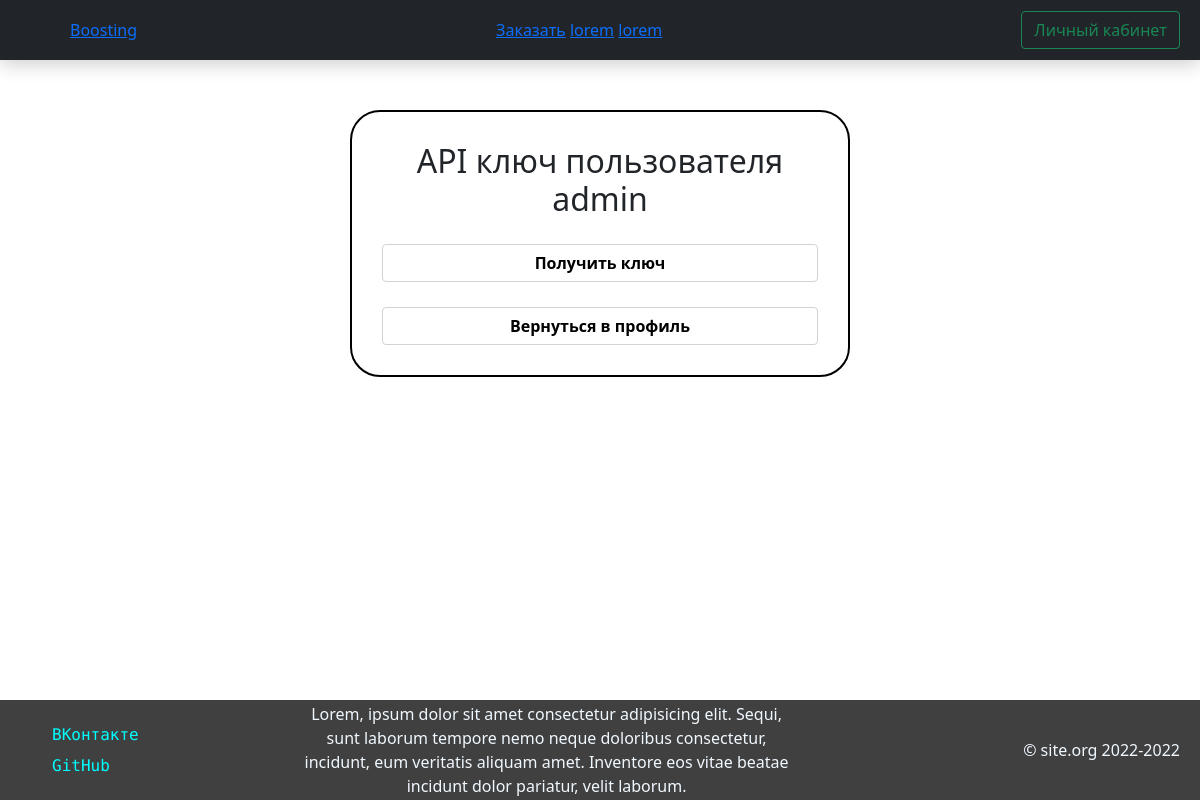
/apikey (signed in), run on an earlier commit of the app's database.
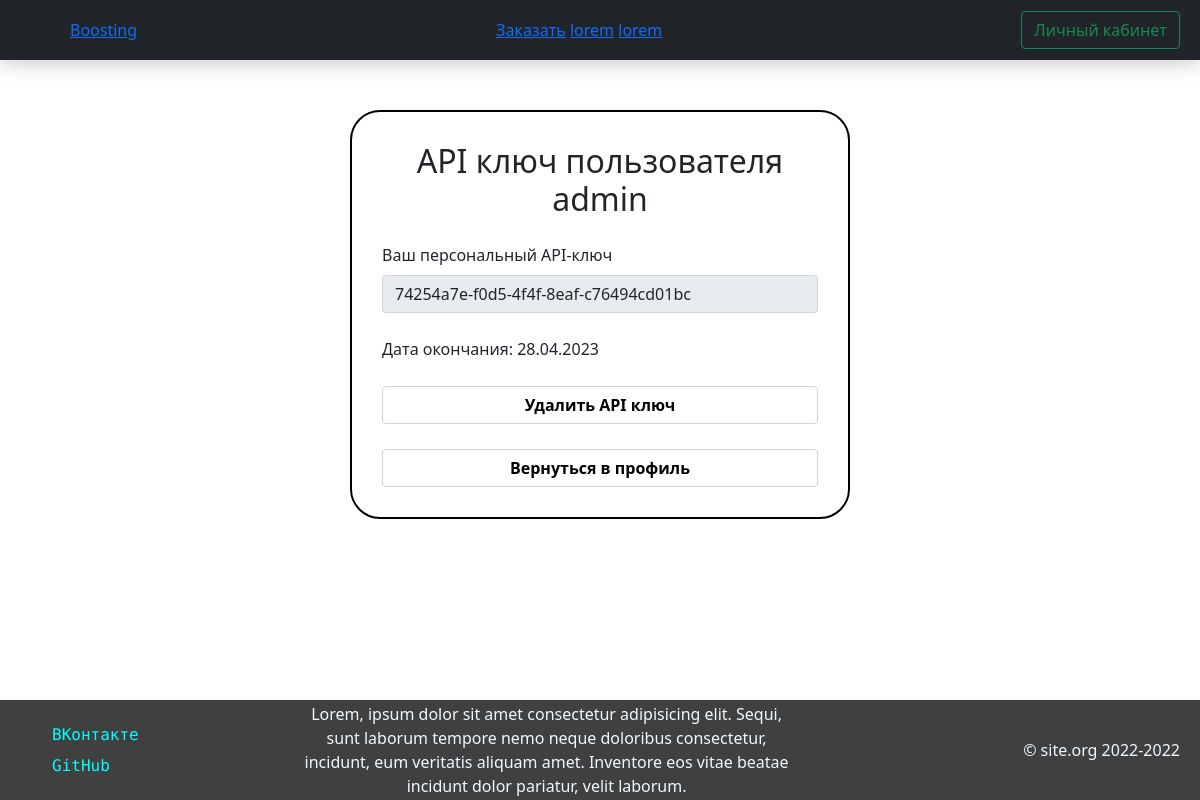
And on a later commit of the database.
### Site/models.py (models this page shows)
class Apikey(db.Model, SerializerMixin):
    __tablename__ = 'apikeys'
    id = db.Column(db.Integer, primary_key=True)
    apikey = db.Column(db.String, unique=True)
    requestor_id = db.Column(db.Integer, db.ForeignKey('user.id'))
    info = db.Column(db.String)
    access_level = db.Column(db.Integer, nullable=False)
    creation_date = db.Column(db.String, nullable=False)
    valid_end = db.Column(db.String, nullable=False)

### Site/routes.py (the view)
@app.route('/apikey', methods=['GET', 'POST'])
@login_required
def apikey():
    user = get_curr_user()
    user_api = Apikey.query.filter_by(requestor_id=user.id).first()
    if request.method == 'POST':
        if user_api:
            flash('У вас уже есть API ключ')
        else:
            create_apikey(user)
            return redirect(url_for('apikey'))
    return render_template('apikey.html', css=url_for('static', filename='css/apikey.css'),
                           user=user, apikey=user_api)

### Site/auth.py (called while the page is built)
@login_manager.user_loader
def load_user(user_id):
    return User.query.get(user_id)

### Site/routes.py (called while the page is built)
def get_curr_user():
    return User.query.get(current_user.get_id())

### Site/templates/apikey.html (shortened to what this page needs)
{% extends "base.html" %}
{% block head %}
    {{super()}}
    <link rel="stylesheet" href="{{css|safe}}">
{% endblock %}
{% block container %}
    <div class="profile-info">
        <h2 class="nickname" style="text-align: center;">API ключ пользователя {{user.login}}</h1>
        {% if apikey %}
            <label for="apikey" class="form-label">Ваш персональный API-ключ</label>
            <input type="text" class="form-control" id="apikey" value={{apikey.apikey}} readonly>
            <p class="mt-4">Дата окончания: {{apikey.valid_end}}</p>
            <a href="/delete_apikey" class="submit-button a-button">Удалить API ключ</a>
        {% else %}
            <form action="" method="post">
                <button type="submit" class="submit-button">Получить ключ</button>
            </form>
        {% endif %}
        <a href="/profile" class="submit-button a-button">Вернуться в профиль</a>
    </div>
{% endblock %}

What changed in the data, as far as the page shows it:
added Apikey: apikey "74254a7e-f0d5-4f4f-8eaf-c76494cd01bc", valid_end "28.04.2023"
Also different on the page:
text no longer shown: "Получить ключ"
text now shown: "Ваш персональный API-ключ Дата окончания: Удалить API ключ"
